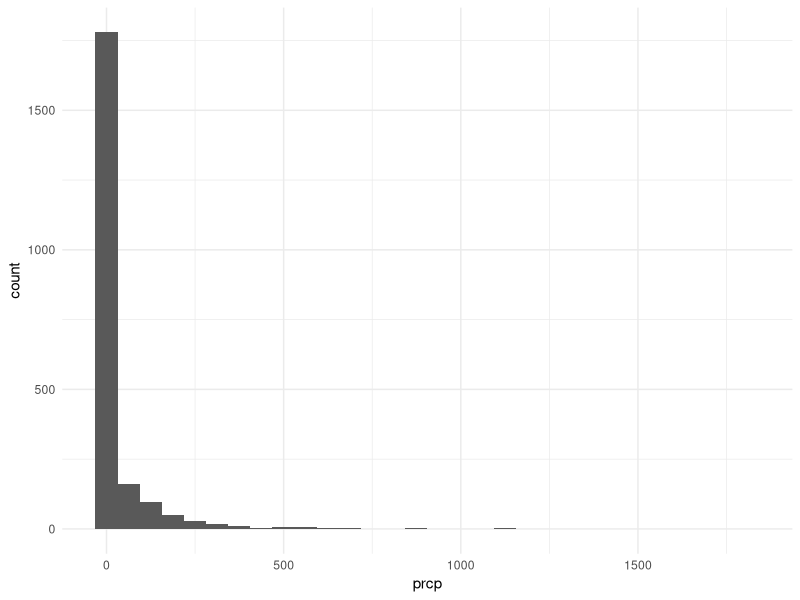
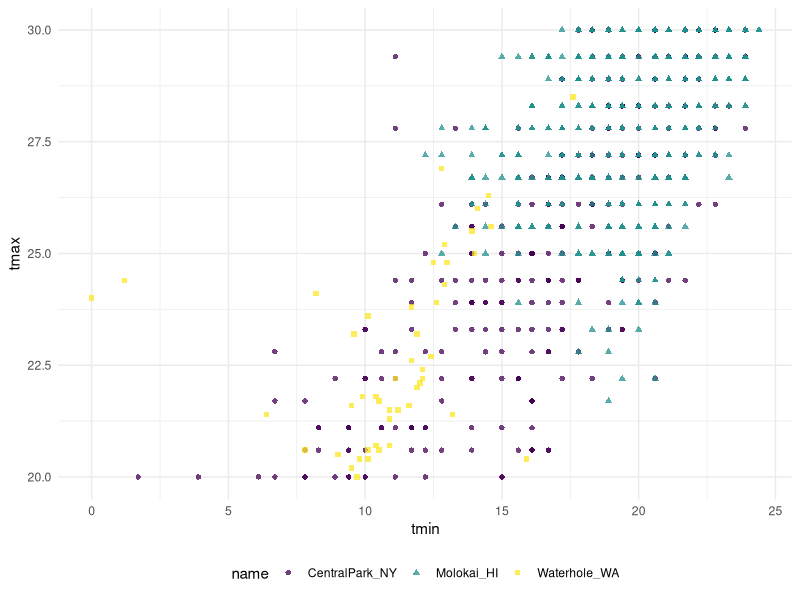

Write R code to recreate these figures, in order.
## ---- chunk 1
library(tidyverse)

knitr::opts_chunk$set(
  fig.width = 6,
  fig.asp = .6,
  out.width = "90%"
)

theme_set(theme_minimal() + theme(legend.position = "bottom"))

options(
  ggplot2.continuous.colour = "viridis",
  ggplot2.continuous.fill = "viridis"
)

scale_colour_discrete = scale_colour_viridis_d
scale_fill_discrete = scale_fill_viridis_d
## ---- chunk 2
weather_df = read_csv("data/weather_df.csv") |>
  mutate(month = lubridate::floor_date(date, unit = "month"))

weather_df
## ---- chunk 3
weather_df |> 
  ggplot(aes(x = prcp)) + 
  geom_histogram()
## ---- chunk 4
weather_df |> 
  filter(prcp >= 1000)
## ---- chunk 5
weather_df |> 
  filter(tmax >= 20, tmax <= 30) |> 
  ggplot(aes(x = tmin, y = tmax, color = name, shape = name)) + 
  geom_point(alpha = .75)
## ---- chunk 6
weather_df |>
  group_by(name, month) |>
  ungroup()
## ---- chunk 7
weather_df |>
  group_by(month) |>
  summarize(n_obs = n()) # n of each month
## ---- chunk 8
weather_df |>
  group_by(name, month) |>
  summarize(n_obs = n())
## ---- chunk 9
weather_df |>
  count(month, name = "n_obs")
## ---- chunk 10
weather_df |>
  group_by(month) |>
  summarize(
    n_obs = n(),
    n_days = n_distinct(date)) #每月不同的每一天
